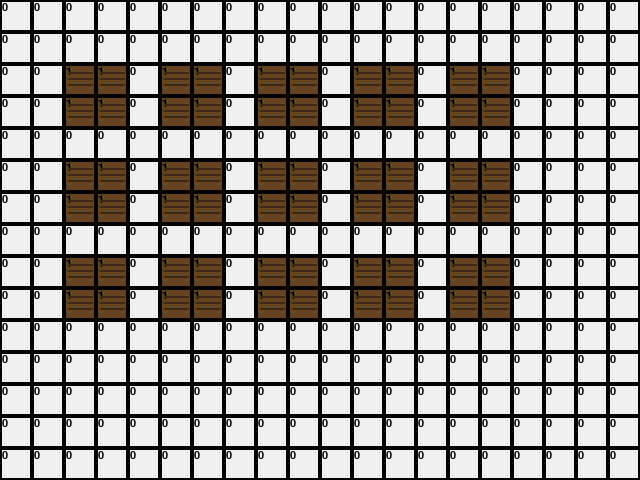

Below is a game level as drawn by its tile map, then a one-line description and the .tmx file that defines it, in full:
An orthogonal 20x15 tile map with 32x32 px tiles, 1 tile layer (Ground) and 3 objects (depot, inbound, picking).

<map version="1.8" tiledversion="1.8.5" orientation="orthogonal" renderorder="right-down" width="20" height="15" tilewidth="32" tileheight="32" infinite="0" nextlayerid="3" nextobjectid="4">
 <properties>
  <property name="author" value="System" />
  <property name="description" value="Layout básico de ejemplo" />
  <property name="version" value="1.0" />
 </properties>
 <tileset firstgid="1" source="../tilesets/warehouse_tileset.tsx" />
 <layer id="1" name="Ground" width="20" height="15">
  <data encoding="csv">
1,1,1,1,1,1,1,1,1,1,1,1,1,1,1,1,1,1,1,1,
1,1,1,1,1,1,1,1,1,1,1,1,1,1,1,1,1,1,1,1,
1,1,2,2,1,2,2,1,2,2,1,2,2,1,2,2,1,1,1,1,
1,1,2,2,1,2,2,1,2,2,1,2,2,1,2,2,1,1,1,1,
1,1,1,1,1,1,1,1,1,1,1,1,1,1,1,1,1,1,1,1,
1,1,2,2,1,2,2,1,2,2,1,2,2,1,2,2,1,1,1,1,
1,1,2,2,1,2,2,1,2,2,1,2,2,1,2,2,1,1,1,1,
1,1,1,1,1,1,1,1,1,1,1,1,1,1,1,1,1,1,1,1,
1,1,2,2,1,2,2,1,2,2,1,2,2,1,2,2,1,1,1,1,
1,1,2,2,1,2,2,1,2,2,1,2,2,1,2,2,1,1,1,1,
1,1,1,1,1,1,1,1,1,1,1,1,1,1,1,1,1,1,1,1,
1,1,1,1,1,1,1,1,1,1,1,1,1,1,1,1,1,1,1,1,
1,1,1,1,1,1,1,1,1,1,1,1,1,1,1,1,1,1,1,1,
1,1,1,1,1,1,1,1,1,1,1,1,1,1,1,1,1,1,1,1,
1,1,1,1,1,1,1,1,1,1,1,1,1,1,1,1,1,1,1,1
  </data>
 </layer>
 <objectgroup id="2" name="Special_Locations">
  <object id="1" name="Depot_Main" type="depot" x="576" y="416" width="32" height="32">
   <properties>
    <property name="capacity" type="int" value="5" />
   </properties>
  </object>
  <object id="2" name="Inbound_Main" type="inbound" x="32" y="32" width="32" height="32">
   <properties>
    <property name="dock_count" type="int" value="2" />
   </properties>
  </object>
  <object id="3" name="Picking_Zone_1" type="picking" x="96" y="96" width="32" height="32">
   <properties>
    <property name="priority" value="high" />
   </properties>
  </object>
 </objectgroup>
</map>
